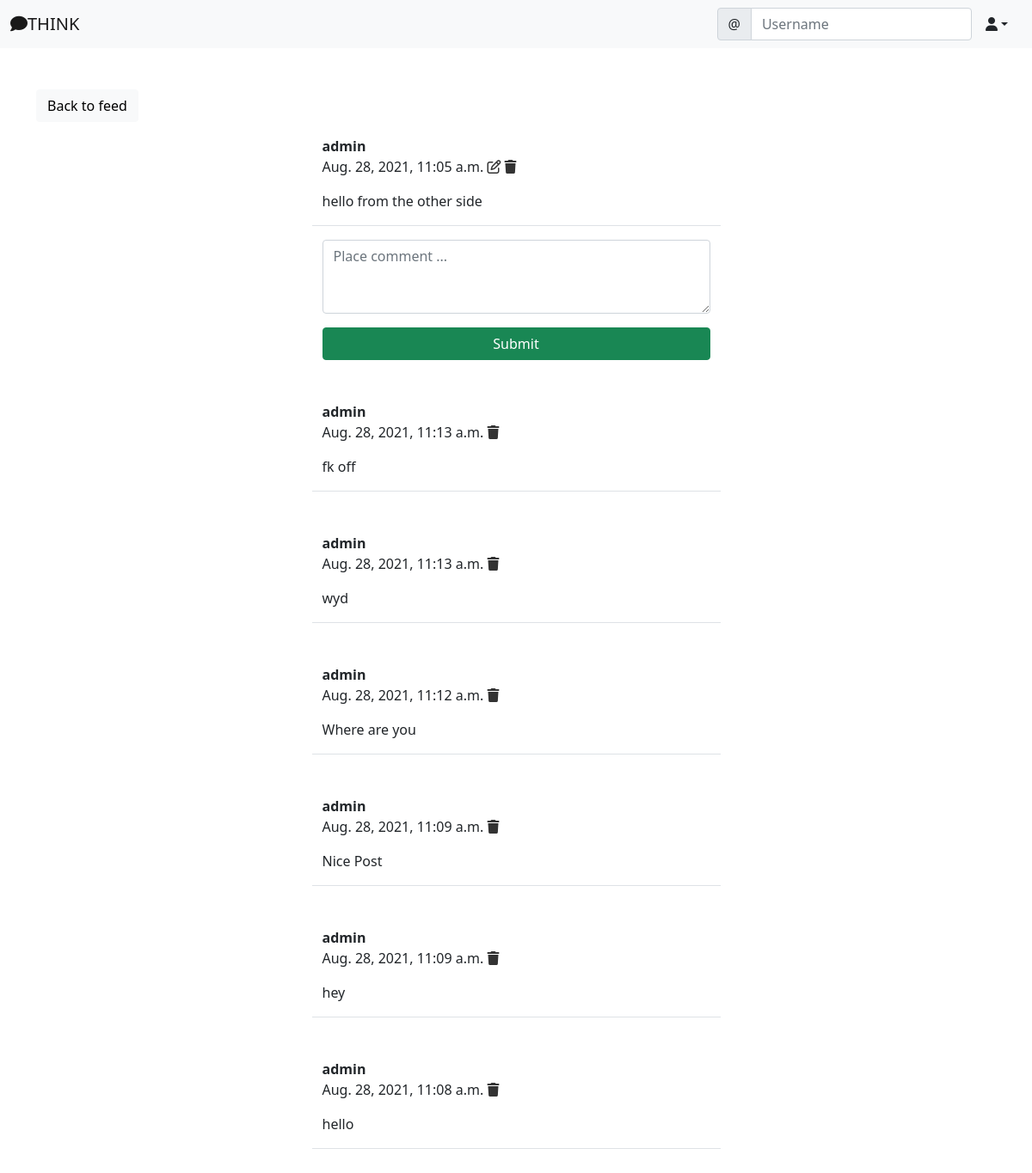
The app's page /social/post/7 (signed in) with its own data.
### social/models.py (models this page shows)
class Post(models.Model):
    body = models.TextField()
    created_on = models.DateTimeField(default=timezone.now)
    author = models.ForeignKey(User, on_delete=models.CASCADE)

class Comment(models.Model):
    comment = models.TextField()
    created_on = models.DateTimeField(default=timezone.now)
    author = models.ForeignKey(User, on_delete=models.CASCADE)
    post = models.ForeignKey('Post', on_delete=models.CASCADE)

### social/views.py (the view, shortened to what this page needs)
# urls.py: path('post/<int:pk>', PostDetailView.as_view(), name="post-detail"),
class PostDetailView(LoginRequiredMixin ,View):
    def get(self, request, pk, *args, **kwargs):
        post = Post.objects.get(pk=pk)
        form = CommentForm()
        comments = Comment.objects.filter(post=post).order_by('-created_on')
        context = {
            'post': post,
            'form': form,
            'comments': comments
        }
        return render(request, 'social/post_detail.html', context)

### social/forms.py
class CommentForm(forms.ModelForm):
    comment = forms.CharField(label='', widget=forms.Textarea(attrs={
        'rows': '3',
        'placeholder' : 'Place comment ...'
    }))
    class Meta:
        model = Comment
        fields = ['comment']

### social/templates/social/post_detail.html (shortened to what this page needs)
{% extends 'landing/base.html' %}
{% load crispy_forms_tags %}
{% block content %}
    <div class="container">
        <div class="row mt-5">
            <div class="col-md-5 col-sm-6">
                <a href="{% url 'post-list' %}"" class="btn btn-light">Back to feed</a>
            </div>
        </div>
        <div class="row justify-content-center mt-3">
            <div class="col-md-5 col-sm-12 border-bottom">
                <p>
                    <strong>{{post.author}}</strong><br>{{post.created_on}}
                    {% if request.user == post.author %}
                        <a href="{% url 'post-edit' post.pk %}" style="color: #333;"><i class="far fa-edit"></i></a>
                        <a href="{% url 'post-delete' post.pk %}" style="color: #333;"><i class="fas fa-trash"></i></a>
                    {% endif %}
                </p>
                <p>{{post.body}}</p>
            </div>
        </div>
        <div class="row justify-content-center mt-3 mb-5">
            <div class="col-md-5 col-sm-12">
                <form method="POST">
                    {{ form | crispy }}
                    <div class="d-grid gap-2">
                        <button class="btn btn-success mt-3">Submit</button>
                    </div>
                </form>
            </div>
        </div>
        {% for comment in comments %}
            <div class="row justify-content-center mt-3 mb-5">
                <div class="col-md-5 col-sm-12 border-bottom">
                    <p>
                        <strong>{{comment.author}}</strong><br>{{comment.created_on}}
                        {% if request.user == comment.author %}
                            <a href="{% url 'comment-delete' post.pk comment.pk %}" style="color: #333;"><i class="fas fa-trash"></i></a>
                        {% endif %}
                    </p>
                    <p>{{comment.comment}}</p>
                </div>
            </div>
        {% endfor %}
    </div>
{% endblock content%}

### records on screen
Post: author "admin", created_on "Aug. 28, 2021, 11:05 a.m.", body "hello from the other side"
Comment: author "admin", created_on "Aug. 28, 2021, 11:13 a.m.", comment "fk off"
Comment: author "admin", created_on "Aug. 28, 2021, 11:13 a.m.", comment "wyd"
Comment: author "admin", created_on "Aug. 28, 2021, 11:12 a.m.", comment "Where are you"
Comment: author "admin", created_on "Aug. 28, 2021, 11:09 a.m.", comment "Nice Post"
Comment: author "admin", created_on "Aug. 28, 2021, 11:09 a.m.", comment "hey"
Comment: author "admin", created_on "Aug. 28, 2021, 11:08 a.m.", comment "hello"
